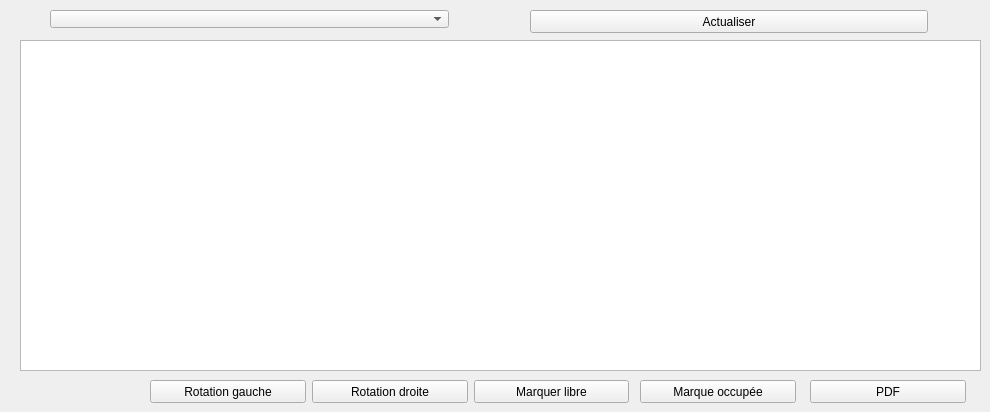
      <widget class="QWidget" name="tab_3">
       <attribute name="title">
        <string>Map</string>
       </attribute>
       <widget class="QGraphicsView" name="graphicsView_map">
        <property name="geometry">
         <rect>
          <x>20</x>
          <y>40</y>
          <width>961</width>
          <height>331</height>
         </rect>
        </property>
       </widget>
       <widget class="QPushButton" name="pbFree">
        <property name="geometry">
         <rect>
          <x>474</x>
          <y>380</y>
          <width>155</width>
          <height>23</height>
         </rect>
        </property>
        <property name="cursor">
         <cursorShape>PointingHandCursor</cursorShape>
        </property>
        <property name="text">
         <string>Marquer libre</string>
        </property>
       </widget>
       <widget class="QPushButton" name="pbDroite">
        <property name="geometry">
         <rect>
          <x>312</x>
          <y>380</y>
          <width>156</width>
          <height>23</height>
         </rect>
        </property>
        <property name="cursor">
         <cursorShape>PointingHandCursor</cursorShape>
        </property>
        <property name="text">
         <string>Rotation droite</string>
        </property>
       </widget>
       <widget class="QPushButton" name="pbGauche">
        <property name="geometry">
         <rect>
          <x>150</x>
          <y>380</y>
          <width>156</width>
          <height>23</height>
         </rect>
        </property>
        <property name="cursor">
         <cursorShape>PointingHandCursor</cursorShape>
        </property>
        <property name="text">
         <string>Rotation gauche</string>
        </property>
       </widget>
       <widget class="QPushButton" name="pbActualiserEsp">
        <property name="geometry">
         <rect>
          <x>530</x>
          <y>10</y>
          <width>398</width>
          <height>23</height>
         </rect>
        </property>
        <property name="cursor">
         <cursorShape>PointingHandCursor</cursorShape>
        </property>
        <property name="text">
         <string>Actualiser</string>
        </property>
       </widget>
       <widget class="QComboBox" name="comboMap">
        <property name="geometry">
         <rect>
          <x>50</x>
          <y>10</y>
          <width>399</width>
          <height>18</height>
         </rect>
        </property>
        <property name="cursor">
         <cursorShape>PointingHandCursor</cursorShape>
        </property>
       </widget>
       <widget class="QPushButton" name="pbBusy">
        <property name="geometry">
         <rect>
          <x>640</x>
          <y>380</y>
          <width>156</width>
          <height>23</height>
         </rect>
        </property>
        <property name="cursor">
         <cursorShape>PointingHandCursor</cursorShape>
        </property>
        <property name="text">
         <string>Marque occupée</string>
        </property>
       </widget>
       <widget class="QPushButton" name="pbPdfMap">
        <property name="geometry">
         <rect>
          <x>810</x>
          <y>380</y>
          <width>156</width>
          <height>23</height>
         </rect>
        </property>
        <property name="cursor">
         <cursorShape>PointingHandCursor</cursorShape>
        </property>
        <property name="text">
         <string>PDF</string>
        </property>
       </widget>
      </widget>
